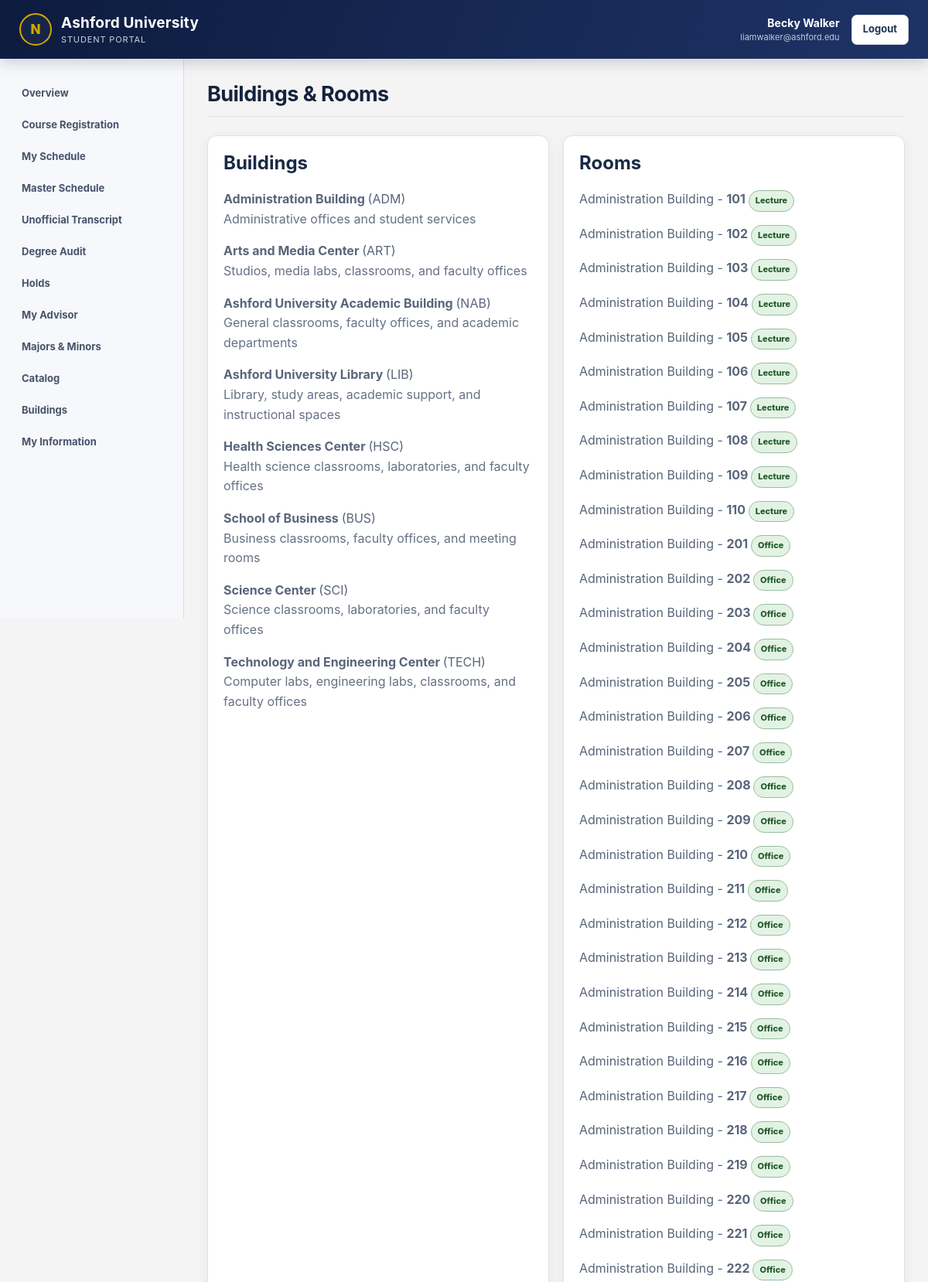
Page /student/buildings.php (signed in, upper part) on the committed database.
### tables this page shows
CREATE TABLE `building` (
  `Bldg_ID` varchar(8) NOT NULL,
  `Bldg_Name` varchar(255) NOT NULL,
  `building_Usage` varchar(255) NOT NULL
);

CREATE TABLE `room` (
  `room_ID` int(11) NOT NULL,
  `Bldg_ID` varchar(8) NOT NULL,
  `room_Number` varchar(20) NOT NULL,
  `room_Type` enum('Lecture','Office','Lab') NOT NULL
);

### includes/functions.php (called while the page is built, shortened)
<?php
function all_rows(
    PDO $pdo,
    string $sql,
    array $params = []
): array {
    $stmt = $pdo->prepare($sql);
    $stmt->execute();
    return $stmt->fetchAll();
}
?>

### includes/auth.php (called while the page is built, shortened)
<?php
function e($value): string
{
    return htmlspecialchars(
        (string) $value,
        ENT_QUOTES,
        'UTF-8'
    );
}
?>

### student/buildings.php (the view, shortened to what this page needs)
<?php
require_once '../config/database.php';
require_once '../includes/layout.php';
require_once '../includes/functions.php';
$sql = "SELECT *
        FROM Building
        ORDER BY Bldg_Name";
$buildings = all_rows(
    $pdo,
    $sql
);
$sql = "SELECT
            Room.*,
            Building.Bldg_Name
        FROM Room
        JOIN Building
            ON Building.Bldg_ID = Room.Bldg_ID
        ORDER BY
            Building.Bldg_Name,
            Room.room_Number";
$rooms = all_rows(
    $pdo,
    $sql
);
?>
<div class="grid2">
    <div class="card">
        <h2>Buildings</h2>
        <?php foreach ($buildings as $building): ?>
            <p>
                <strong>
                    <?= e($building['Bldg_Name']) ?>
                </strong>
                (<?= e($building['Bldg_ID']) ?>)
                <br>
                <span class="muted">
                    <?= e($building['building_Usage']) ?>
                </span>
            </p>
        <?php endforeach; ?>
    </div>
    <div class="card">
        <h2>Rooms</h2>
        <?php foreach ($rooms as $room): ?>
            <p>
                <?= e($room['Bldg_Name']) ?>
                -
                <strong>
                    <?= e($room['room_Number']) ?>
                </strong>
                <span class="badge">
                    <?= e($room['room_Type']) ?>
                </span>
            </p>
        <?php endforeach; ?>
    </div>
</div>

### assets/css/style.css (style rules this page uses)
:root { --ashford-navy: #0d1b3e; --ashford-blue: #1e3366; --ashford-gold: #d6a800; --ashford-light: #f4f7fb; --ashford-text: #172238; --ashford-muted: #667085; --ashford-border: #dce2eb; }
* { box-sizing: border-box; }
body { margin: 0; font-family: Inter, Arial, Helvetica, sans-serif; background-color: #f4f4f4; color: #222; }
h1, h2, h3 { margin-top: 0; }
.muted { color: var(--ashford-muted); }
.card { margin: 0; padding: 20px; border: 1px solid #dce2eb; border-radius: 12px; background: white; box-shadow: 0 5px 18px rgba(25, 39, 66, 0.055); }
.card h2, .card h3 { color: #182a45; }
.card p { color: #596579; line-height: 1.6; }
.grid2 { display: grid; grid-template-columns: 1fr 1fr; gap: 18px; }
.badge { display: inline-block; padding: 4px 8px; border: 1px solid #9abc9e; border-radius: 999px; color: #245b2b; background-color: #e2f3e4; font-size: 11px; font-weight: 800; }

### rows in the picture
building: Bldg_Name "Administration Building", Bldg_ID "ADM", building_Usage "Administrative offices and student services"
building: Bldg_Name "Arts and Media Center", Bldg_ID "ART", building_Usage "Studios, media labs, classrooms, and faculty offices"
building: Bldg_Name "Ashford University Academic Building", Bldg_ID "NAB", building_Usage "General classrooms, faculty offices, and academic departments"
building: Bldg_Name "Ashford University Library", Bldg_ID "LIB", building_Usage "Library, study areas, academic support, and instructional spaces"
building: Bldg_Name "Health Sciences Center", Bldg_ID "HSC", building_Usage "Health science classrooms, laboratories, and faculty offices"
building: Bldg_Name "School of Business", Bldg_ID "BUS", building_Usage "Business classrooms, faculty offices, and meeting rooms"
building: Bldg_Name "Science Center", Bldg_ID "SCI", building_Usage "Science classrooms, laboratories, and faculty offices"
building: Bldg_Name "Technology and Engineering Center", Bldg_ID "TECH", building_Usage "Computer labs, engineering labs, classrooms, and faculty offices"
room: Bldg_ID.Bldg_Name "Administration Building", room_Number "101", room_Type "Lecture"
room: Bldg_ID.Bldg_Name "Administration Building", room_Number "102", room_Type "Lecture"
room: Bldg_ID.Bldg_Name "Administration Building", room_Number "103", room_Type "Lecture"
room: Bldg_ID.Bldg_Name "Administration Building", room_Number "104", room_Type "Lecture"
room: Bldg_ID.Bldg_Name "Administration Building", room_Number "105", room_Type "Lecture"
room: Bldg_ID.Bldg_Name "Administration Building", room_Number "106", room_Type "Lecture"
room: Bldg_ID.Bldg_Name "Administration Building", room_Number "107", room_Type "Lecture"
room: Bldg_ID.Bldg_Name "Administration Building", room_Number "108", room_Type "Lecture"
room: Bldg_ID.Bldg_Name "Administration Building", room_Number "109", room_Type "Lecture"
room: Bldg_ID.Bldg_Name "Administration Building", room_Number "110", room_Type "Lecture"
room: Bldg_ID.Bldg_Name "Administration Building", room_Number "201", room_Type "Office"
room: Bldg_ID.Bldg_Name "Administration Building", room_Number "202", room_Type "Office"
room: Bldg_ID.Bldg_Name "Administration Building", room_Number "203", room_Type "Office"
room: Bldg_ID.Bldg_Name "Administration Building", room_Number "204", room_Type "Office"
room: Bldg_ID.Bldg_Name "Administration Building", room_Number "205", room_Type "Office"
room: Bldg_ID.Bldg_Name "Administration Building", room_Number "206", room_Type "Office"
room: Bldg_ID.Bldg_Name "Administration Building", room_Number "207", room_Type "Office"
room: Bldg_ID.Bldg_Name "Administration Building", room_Number "208", room_Type "Office"
room: Bldg_ID.Bldg_Name "Administration Building", room_Number "209", room_Type "Office"
room: Bldg_ID.Bldg_Name "Administration Building", room_Number "210", room_Type "Office"
room: Bldg_ID.Bldg_Name "Administration Building", room_Number "211", room_Type "Office"
room: Bldg_ID.Bldg_Name "Administration Building", room_Number "212", room_Type "Office"
room: Bldg_ID.Bldg_Name "Administration Building", room_Number "213", room_Type "Office"
room: Bldg_ID.Bldg_Name "Administration Building", room_Number "214", room_Type "Office"
room: Bldg_ID.Bldg_Name "Administration Building", room_Number "215", room_Type "Office"
room: Bldg_ID.Bldg_Name "Administration Building", room_Number "216", room_Type "Office"
room: Bldg_ID.Bldg_Name "Administration Building", room_Number "217", room_Type "Office"
room: Bldg_ID.Bldg_Name "Administration Building", room_Number "218", room_Type "Office"
room: Bldg_ID.Bldg_Name "Administration Building", room_Number "219", room_Type "Office"
room: Bldg_ID.Bldg_Name "Administration Building", room_Number "220", room_Type "Office"
room: Bldg_ID.Bldg_Name "Administration Building", room_Number "221", room_Type "Office"
room: Bldg_ID.Bldg_Name "Administration Building", room_Number "222", room_Type "Office"

### other values in the picture
$portalName "STUDENT PORTAL"
$name "Becky Walker"
$email "liamwalker@ashford.edu"
$label "Overview"
$label "Course Registration"
$label "My Schedule"
$label "Master Schedule"
$label "Unofficial Transcript"
$label "Degree Audit"
$label "Holds"
$label "My Advisor"
$label "Majors & Minors"
$label "Catalog"
$label "Buildings"
$label "My Information"
